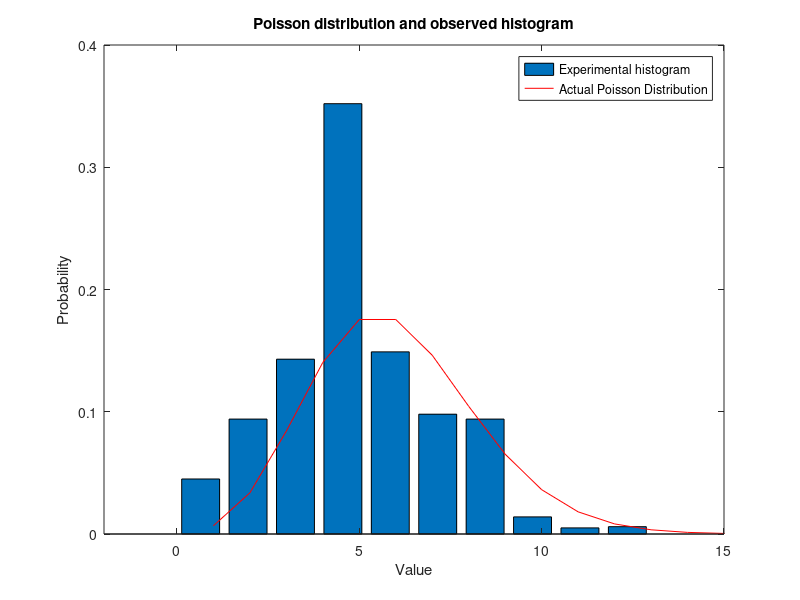

This chart was generated by the following MATLAB code:
%% Homework 4

%% 1. Random variables.
x = 2 + 5 .* randn(500, 1);
mean(x)
std(x)


%% 2. Flipping a coin.
% See coinTest.m


%% 3. Histogram.
R = poissrnd(5, [1,1000]);
[N,X] = hist(R);
bar(X, N ./ sum(N)), hold on;

ppdf = poisspdf(0:1200, 5);
xlim([-2,15]);

plot(ppdf, 'r');
xlabel('Value'), ylabel('Probability');
title('Poisson distribution and observed histogram');
legend('Experimental histogram', 'Actual Poisson Distribution');


%% 4. Practice with cells.
s = {'Joe', 'Smith', 30000' ; ...
     'Sarah', 'Brown', 150000 ; ...
     'Pat', 'Jackson', 120000 }
disp(s);

s{2,2} = 'Meyers';
disp(s);

s{3,3} = s{3,3} + 50000;
disp(s);


%% 5. Using Structs.
a = dir;
[s,~] = size(a);
i = 1;
while i <= s
  if ~a(i).isdir
    disp(['File ', a(i).name, ' contains ' num2str(a(i).bytes), ' byte(s)'])
  end
  i = i + 1;
end
